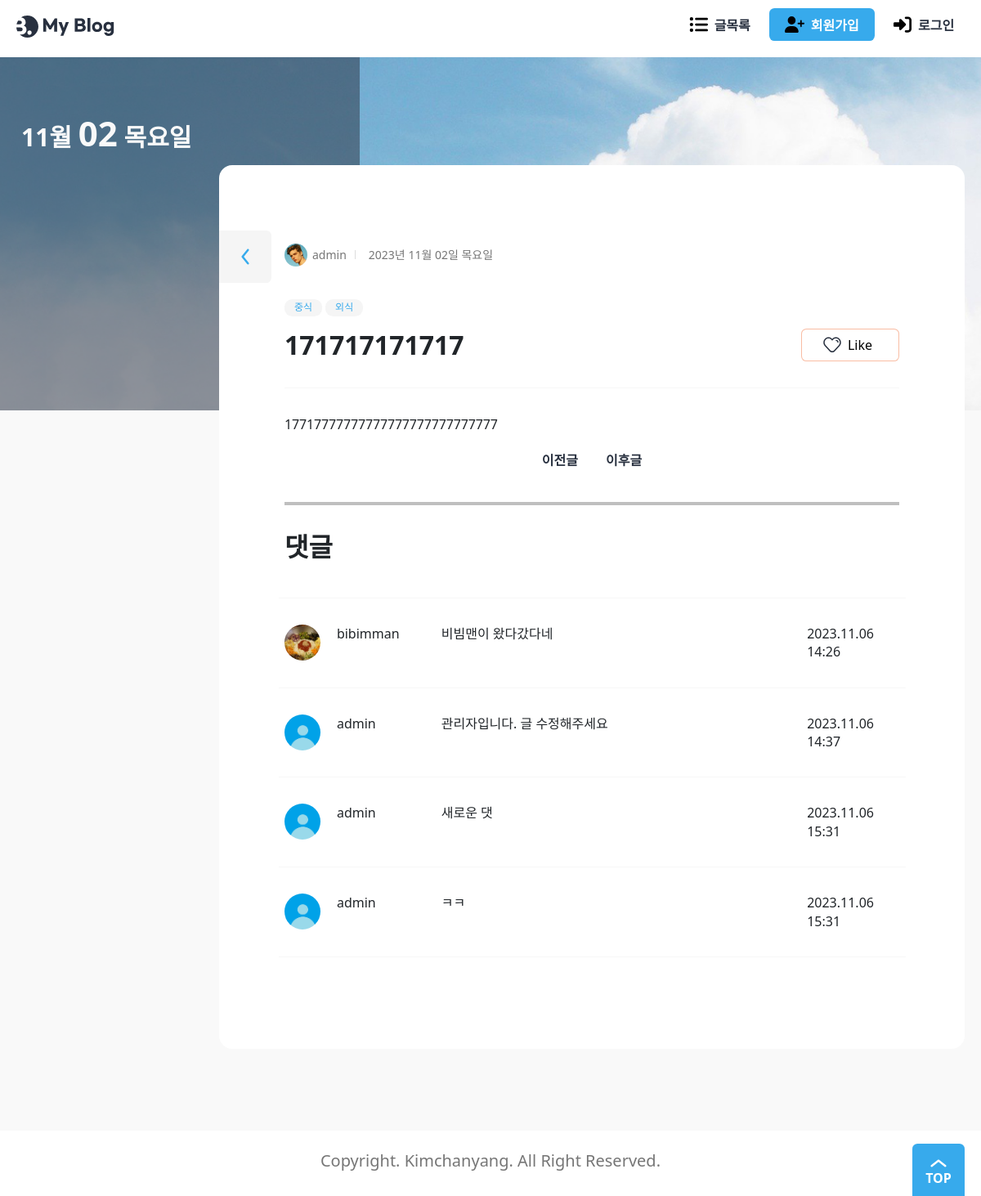
/blog/18/, run on the app's committed database.
### blog/models.py (models this page shows, shortened)
class Post(models.Model):
    title = models.CharField(_("제목"), max_length=50)
    content = models.TextField(_("내용"))
    head_image = models.ImageField(
        _("메인 이미지"), upload_to="blog/images/%Y/%m/%d/", blank=True
    )
    file_upload = models.FileField(
        _("파일"), upload_to="blog/files/%Y/%m/%d/", blank=True
    )
    created_at = models.DateTimeField(_("작성일자"), auto_now_add=True)
    updated_at = models.DateTimeField(_("수정일자"), auto_now=True)
    author = models.ForeignKey(User, on_delete=models.CASCADE, verbose_name="작성자")
    tags = models.ManyToManyField("Tag", blank=True, verbose_name="태그")
    view_count = models.PositiveIntegerField(verbose_name="조회수", default=0)
    likes_count = models.PositiveIntegerField(verbose_name="좋아요", default=0)
    class Meta:
        ordering = ["-created_at"]

class Tag(models.Model):
    name = models.CharField(max_length=50, unique=True, verbose_name="태그 이름")
    def __str__(self):
        return self.name

class Comment(models.Model):
    post = models.ForeignKey(
        Post, on_delete=models.CASCADE, related_name="comments", verbose_name="원본 포스트"
    )
    author = models.ForeignKey(User, on_delete=models.CASCADE, verbose_name="작성자")
    message = models.TextField(_("메시지"))
    created_at = models.DateTimeField(_("작성일자"), auto_now_add=True)
    updated_at = models.DateField(_("수정일자"), auto_now=True)

### accounts/models.py (models this page shows)
class User(AbstractUser):
    nickname = models.CharField(_("닉네임"), max_length=50)
    profile_img = models.ImageField(
        _("프로필 사진"), upload_to=user_directory_path, blank=True
    )
    class Meta:
        db_table = "User"

### blog/views.py (the view)
# urls.py: path("<int:pk>/", views.PostDetail.as_view(), name="post_detail"),
class PostDetail(DetailView):
    model = Post
    context_object_name = "post"
    def get(self, request, pk):
        try:
            post = Post.objects.get(pk=pk)
        except Post.DoesNotExist:
            return render(request, "blog/post_404.html")
        post.view_count += 1
        post.save()
        try:
            next_post = (
                Post.objects.filter(created_at__gt=post.created_at)
                .order_by("created_at")
                .first()
            )
        except Post.DoesNotExist:
            next_post = None
        try:
            previous_post = (
                Post.objects.filter(created_at__lt=post.created_at)
                .order_by("-created_at")
                .first()
            )
        except Post.DoesNotExist:
            previous_post = None
        comments = Comment.objects.filter(post=post)
        contaxt = {
            "post": post,
            "previous_post": previous_post,
            "next_post": next_post,
            "comments": comments,
        }
        return render(request, "blog/post_detail.html", contaxt)
    def post(self, request, pk):
        try:
            post = Post.objects.get(pk=pk)
        except Post.DoesNotExist:
            return render(request, "blog/post_404.html")
        try:
            next_post = (
                Post.objects.filter(created_at__gt=post.created_at)
                .order_by("created_at")
                .first()
            )
        except Post.DoesNotExist:
            next_post = None
        try:
            previous_post = (
                Post.objects.filter(created_at__lt=post.created_at)
                .order_by("-created_at")
                .first()
            )
        except Post.DoesNotExist:
            previous_post = None
        form = CommentForm(request.POST)
        if form.is_valid():
            comment = form.save(commit=False)
            comment.post = post
            comment.author = request.user
            comment.save()
        comments = Comment.objects.filter(post=post)
        contaxt = {
            "post": post,
            "previous_post": previous_post,
            "next_post": next_post,
            "comments": comments,
        }
        return render(request, "blog/post_detail.html", contaxt)

### templates/blog/post_detail.html (shortened to what this page needs)
{% extends "base.html" %}
{% block main %}
{% load static %}
<div class="banner" {% if post.head_image %} style="background-image: url({{ post.head_image.url }})" {% endif %}>
    <div class="max-width">
        <div class="banner-contents">
            <p class="today">{{ post.created_at|date:'M' }} <em>{{ post.created_at|date:'d' }}</em> {{ post.created_at|date:'D' }}</p>
        </div>
    </div>
</div>
<div class="view">
    <div class="max-width">
        <section class="wrap-box">
            <div class="inner">
                <dl class="author-wrap">
                    <dd class="author"><img src="{% static './images/profile.jpg' %}" alt="">{{ post.author }}</dd>
                    <dd class="created">{{ post.created_at|date:'Y년 m월 d일 D' }}</dd>
                </dl>
                <dl class="category">
                    {% for tag in post.tags.iterator %}
                    <dd>{{tag}}</dd>
                    {% endfor %}
                </dl>
                <div class="title-wrap">
                    <h2>{{ post.title }}</h2>
                    <button class="btn-like">Like</button>
                </div>
                <hr>
                <div class="view-contents">
                    <p>
                        {{ post.content }}
                    </p>
                </div>
                <div class="d-flex justify-content-center">
                    {% if previous_post %}
                    <a href="{% url 'post_detail' previous_post.id %}" class="button white">이전글</a>
                    {% endif %}
                    {% if next_post %}
                    <a href="{% url 'post_detail' next_post.id %}" class="button white">이후글</a>
                    {% endif %}
                </div>
                <hr style="border: solid 2px black;">
                <div class="title-wrap">
                    <h2>댓글</h2>
                </div>
                <div class="view-comment">
                    <div class="row">
                        <hr>
                        {% for comment in comments %}
                        <div class="col-md-1 profile-img">
                            <a href="#">
                                {% if comment.author.profile_img %}
                                <img src="{{ comment.author.profile_img.url }}">
                                {% else %}
                                <img src="{% static './assets/blank_profile.png' %}">
                                {% endif %}
                            </a>
                        </div>
                        <div class="col-md-2">{{ comment.author }}</div>
                        <div class="col-md-7">{{ comment.message }}</div>
                        <div class="col-md-2">{{ comment.created_at|date:'Y.m.d H:i' }}</div>
                        <hr>
                        {% endfor %}
                    </div>
                </div>
                <a href="{% url 'post_list' %}" class="btn-back">
                </a>
            </div>
        </section>
    </div>
</div>
{% endblock main %}

### static/css/global.css (style rules this page uses)
:root { --main-color: rgb(55, 170, 236); --main-rgb: 55, 171, 236; --outline-border: rgb(55, 160, 236); --red-color: rgb(243, 124, 75); --red-rgb: 243, 124, 75; --black-color: #28303f; --white-color: #fff; --gray-color: #767676; --border-color: #ddd; --gray-background-light: #f9f9f9; --gray-background: #f5f5f5; --gray-text: #6f6f6f; --border-radius: 0.4em; }
h1, a, div, p, section, article, input, textarea { box-sizing: border-box; }
a { text-decoration: none; color: inherit; }
html { font-size: 10px; }
body { font-size: 1.6rem; line-height: 1.4; }
input, button { font-size: inherit; font-family: inherit; }
button { cursor: pointer; }
a { border-radius: 0.8rem; overflow: hidden; }
img { vertical-align: bottom; }
body { background: var(--gray-background-light); }
.max-width { width: 1224px; max-width: calc(100% - 4rem); margin: 0 auto; }

### static/css/header.css (style rules this page uses)
.profile-img a { width: 4.4rem; height: 4.4rem; display: block; border-radius: 50%; }
.profile-img img { width: 100%; height: 100%; object-fit: cover; }

### static/css/button.css (style rules this page uses)
.button { display: inline-flex; align-items: center; justify-content: center; gap: 0.8rem; height: 4rem; padding: 0.2rem 1.2em 0; border: 0; border-radius: var(--border-radius); background: var(--main-color); color: var(--white-color); text-transform: uppercase; font-weight: bold; line-height: 1; }
.button.white { padding: 0.2rem 0.8em 0; background: var(--white-color); color: var(--black-color); }
.btn-back { width: 6.4rem; height: 6.4rem; border-radius: 0 var(--border-radius) var(--border-radius) 0; background: var(--gray-background) url(../assets/ArrowLeft-blue.svg) no-repeat 50% 50% / 4rem; font-size: 1.6rem; }
.btn-like { width: 12rem; height: 4rem; padding-left: 3rem; border: 1px solid rgba(var(--red-rgb), 0.5); border-radius: var(--border-radius); background: var(--white-color) url(../assets/icon-like.svg) no-repeat 2.5rem 50% / 2.4rem; transition: all 0.3s; }

### static/css/banner.css (style rules this page uses)
.banner { position: relative; background: url(../assets/background.jpg) no-repeat 50% 50% / cover; height: 27em; margin-bottom: -7em; }
.banner-contents { width: 28rem; padding: 7rem 0 14.5rem; text-align: center; color: var(--gray-background-light); }
.banner-contents::before { content: ""; display: block; position: absolute; top: 0; left: 0; width: calc((100% - 1224px) / 2 + 44rem); height: 100%; background: rgba(40, 48, 63, 0.5); }
.banner-contents > * { position: relative; }
.today { padding-left: 0.8em; font-size: 5rem; font-weight: bold; text-align: left; line-height: 1.1; }
.today em { display: block; font-size: 2em; margin-bottom: -0.15em; }
@media (max-width: 1280px) { .banner-contents::before { width: 44rem; } }
@media (max-width: 1260px) { .today { font-size: 3rem; padding-left: 0.2em; } }
@media (max-width: 1260px) { .today em { display: inline; font-size: 1.4em; } }

### static/css/category.css (style rules this page uses)
.category { display: flex; flex-wrap: wrap; color: var(--main-color); }
.category dd { margin-right: 0.4rem; padding: 0.2rem 1.2rem; border-radius: calc(var(--border-radius) * 2); background: var(--gray-background); font-size: 1.2rem; }

### static/css/author.css (style rules this page uses)
.author-wrap { display: flex; gap: 1rem; color: #767676; font-size: 1.2rem; }
.author-wrap dd { display: flex; align-items: center; gap: 0.6rem; }
.author img { width: 2em; height: 2em; border-radius: 50%; }
.created::before { content: ""; display: block; width: 1px; height: 0.8em; margin-right: 1rem; background: var(--border-color); }

### static/css/wrapbox.css (style rules this page uses)
.wrap-box { position: relative; width: 60rem; max-width: calc(100% - 4rem); margin: -22rem auto 0; padding: 8rem 0; border-radius: var(--border-radius); background: var(--white-color); font-size: 4rem; transition: all 0.3s; }
.wrap-box .inner { width: 39.2rem; max-width: calc(100% - 8rem); margin: 0 auto; font-size: 1.6rem; }
.wrap-box h2 { margin-bottom: 4.8rem; font-size: 3.2rem; font-weight: bold; text-transform: uppercase; }
.mypage .wrap-box, .view .wrap-box, .write .wrap-box { width: 91.2rem; max-width: 100%; margin: -30rem 0 auto auto; padding: 8rem; }
.view .wrap-box .inner, .write .wrap-box .inner { width: 100%; max-width: 100%; }
.wrap-box hr { border: 1px solid var(--border-color); border-width: 1px 0 0 0; margin: 3.2rem 0; }

### data on the page
Post: created_at "11월", created_at "02", created_at "목요일", author "admin", created_at "2023년 11월 02일 목요일", title "171717171717", content "17717777777777777777777777777"
Tag: name "중식"
Tag: name "외식"
Comment: author.profile_img (picture), author "bibimman", message "비빔맨이 왔다갔다네", created_at "2023.11.06 14:26"
Comment: author "admin", message "관리자입니다. 글 수정해주세요", created_at "2023.11.06 14:37"
Comment: author "admin", message "새로운 댓", created_at "2023.11.06 15:31"
Comment: author "admin", message "ㅋㅋ", created_at "2023.11.06 15:31"
